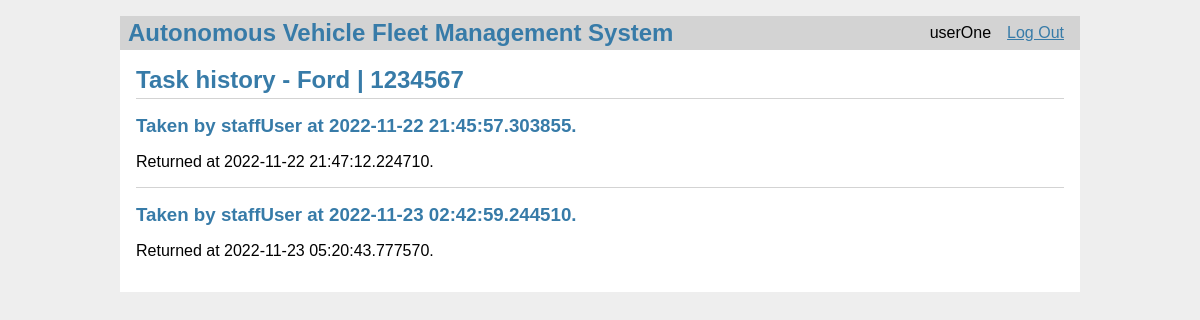
Page /vehicles/task_history?vid=1 (signed in) on the committed database.
### models.py (models this page shows, shortened)
class User(db.Model):
    id = db.Column(db.Integer, primary_key=True)
    username = db.Column(db.String(80), unique=True, nullable=False)
    password = db.Column(db.String(80), unique=True, nullable=False)
    role = db.Column(db.String(80), unique=False, nullable=False)

class Vehicle(db.Model):
    id = db.Column(db.Integer, primary_key=True)
    manufacturer = db.Column(db.String(80), unique=False, nullable=False)
    license_plate_number = db.Column(
        db.String(80), unique=True, nullable=False)
    user_id = db.Column(db.Integer, nullable=True)
    available = db.Column(db.Boolean, unique=False,
                          nullable=False, default=True)

class VehicleTask(db.Model):
    id = db.Column(db.Integer, primary_key=True)
    vehicle_id = db.Column(db.Integer, nullable=False)
    user_id = db.Column(db.Integer, nullable=False)
    completed = db.Column(db.Boolean, unique=False,
                          nullable=False, default=False)
    start_time = db.Column(db.DateTime, nullable=False)
    end_time = db.Column(db.DateTime, nullable=True)

### vehicles.py (the view)
@bp.route('/task_history', methods=('GET', 'POST'))
def task_history():
    vid = request.args.get('vid')
    vehicle = Vehicle.query.filter_by(id=vid).first()
    tasks = VehicleTask.query.filter_by(vehicle_id=vid).all()
    users = {
        user.id: user for user in
        User.query.filter(User.id.in_(
            [task.user_id for task in tasks]
        )).all()
    }
    return render_template('vehicles/task_history.html', vehicle=vehicle, tasks=tasks, users=users)

### auth.py (called while the page is built)
@bp.before_app_request
def load_logged_in_user():
    user_id = session.get('user_id')
    if user_id is None:
        g.user = None
    else:
        g.user = User.query.filter_by(id=user_id).first()

### templates/vehicles/task_history.html (shortened to what this page needs)
{% extends 'base.html' %}
{% block header %}
<h1>Task history - {% block title %}{{ vehicle.manufacturer }} | {{ vehicle.license_plate_number }}{% endblock %}</h1>
{% endblock %}
{% block content %}
{% for t in tasks %}
<article class="task">
    <header>
        <div>
            <h1>Taken by {{ users[t.user_id].username }} at {{ t.start_time }}.</h1>
            {% if t.end_time %}
            <p>Returned at {{ t.end_time }}.</p>
            {% else %}
            <p>Not yet returned.</p>
            {% endif %}
        </div>
    </header>
</article>
{% if not loop.last %}
<hr>
{% endif %}
{% endfor %}
{% endblock %}

### templates/base.html (shortened to what this page needs)
<!doctype html>
<link rel="stylesheet" href="{{ url_for('static', filename='style.css') }}">
<nav>
    <h1>Autonomous Vehicle Fleet Management System</h1>
    <ul>
        {% if g.user %}
        <li><span>{{ g.user['username'] }}</span>
        <li><a href="{{ url_for('auth.logout') }}">Log Out</a>
            {% else %}
        <li><a href="{{ url_for('auth.register') }}">Register</a>
        <li><a href="{{ url_for('auth.login') }}">Log In</a>
            {% endif %}
    </ul>
</nav>
<section class="content">
    <header>
        {% block header %}{% endblock %}
    </header>
    {% block content %}{% endblock %}
</section>

### static/style.css (style rules this page uses)
h1 { font-family: sans-serif; color: #377ba8; margin: 1rem 0; }
a { color: #377ba8; }
hr { border: none; border-top: 1px solid lightgray; }
nav { background: lightgray; display: flex; align-items: center; padding: 0 0.5rem; }
nav h1 { flex: auto; margin: 0; }
nav ul { display: flex; list-style: none; margin: 0; padding: 0; }
nav ul li a, nav ul li span, header .action { display: block; padding: 0.5rem; }
.content { padding: 0 1rem 1rem; }
.content>header { border-bottom: 1px solid lightgray; display: flex; align-items: flex-end; }
.content>header h1 { flex: auto; margin: 1rem 0 0.25rem 0; }
.content:last-child { margin-bottom: 0; }

### rows in the picture
User: user.username "userOne"
Vehicle: manufacturer "Ford", license_plate_number "1234567"
VehicleTask: start_time "2022-11-22 21:45:57.303855", end_time "2022-11-22 21:47:12.224710"
User: username "staffUser"
VehicleTask: start_time "2022-11-23 02:42:59.244510", end_time "2022-11-23 05:20:43.777570"
